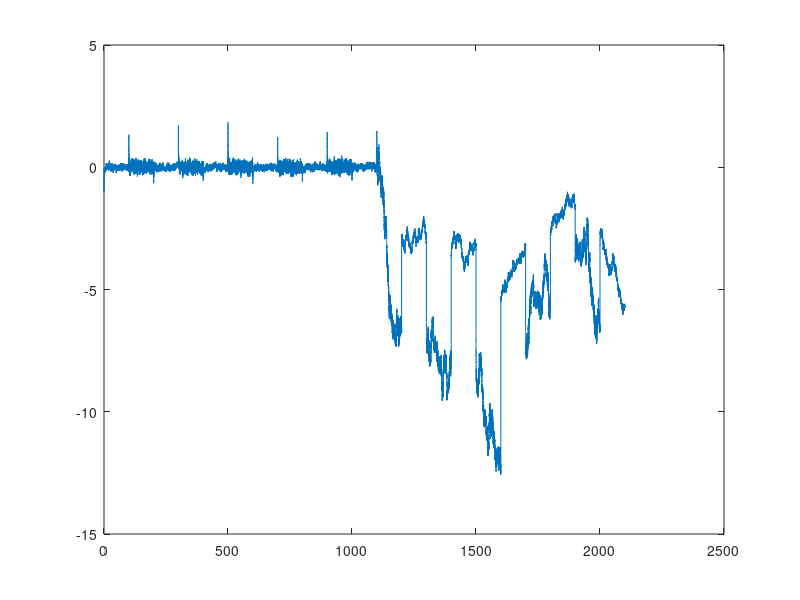
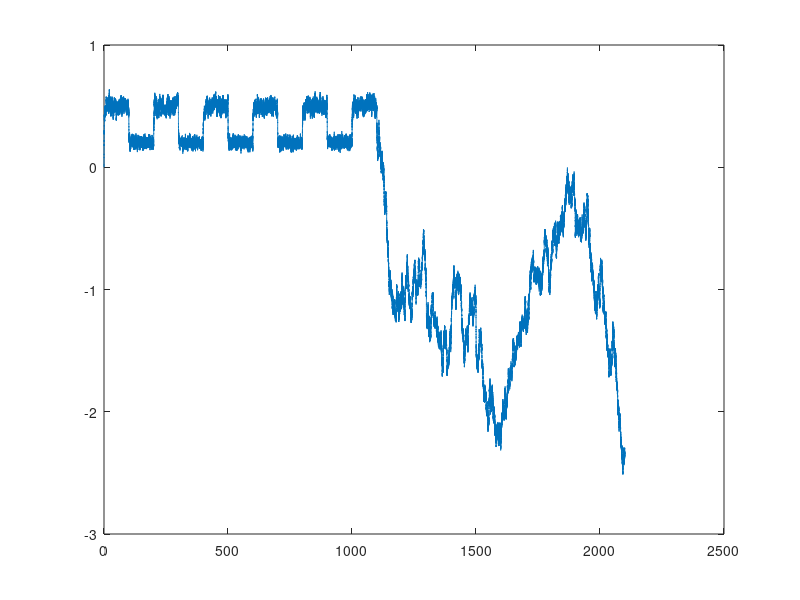

The MATLAB script that drew these images, in order:
%Brain Body Environment Open Loop v1
close all;
clc
clear all
dt = 0.01;
replayTime = 1000; %Amount of replay time
phases = 10; %Number of different gain phases in recorded (replay) time
time = (replayTime / phases) + (replayTime * 2);
T = dt:dt:time;

Brain(1) = 0;
Body(1) = 0;
Env(1) = 0;

wBrain_Body = 1;
wBody_Brain = 1;
wBody_Env = -1;

%Gain parameter
high = 5;
low = 2;
K(1:(replayTime/phases)/dt) = low; %Initial unrecorded gain phase
for n = 1:2:phases %Loop through phase pairs
    K(((replayTime/phases)*n)/dt + 1:((replayTime/phases)*(n+1))/dt) = high; %Set high gain phase
    K(((replayTime/phases)*(n+1))/dt + 1:((replayTime/phases)*(n+2))/dt) = low; %Set low gain phase
end

flowV = -1;

for t = 1:(time - replayTime)/dt - 1
    Brain(t+1) = Brain(t) + dt * tanh(-Brain(t) + wBrain_Body * Body(t));
    Body(t+1) = Body(t) + dt * tanh(-Body(t) + wBody_Brain * Brain(t) + wBody_Env * Env(t) + randn);
    Env(t+1) = K(t) * Body(t) + flowV;
end

for t = (time - replayTime)/dt:time/dt - 1
    Brain(t+1) = Brain(t) + dt * tanh(-Brain(t) + wBrain_Body * Body(t));
    Body(t+1) = Body(t) + dt * tanh(-Body(t) + wBody_Brain * Brain(t) + wBody_Env * Env(t-replayTime/dt+1) + randn);
    Env(t+1) = K(t-replayTime/dt+1) * Body(t) + flowV;
end


plot(T,Env);

figure()
plot(T,Body)


